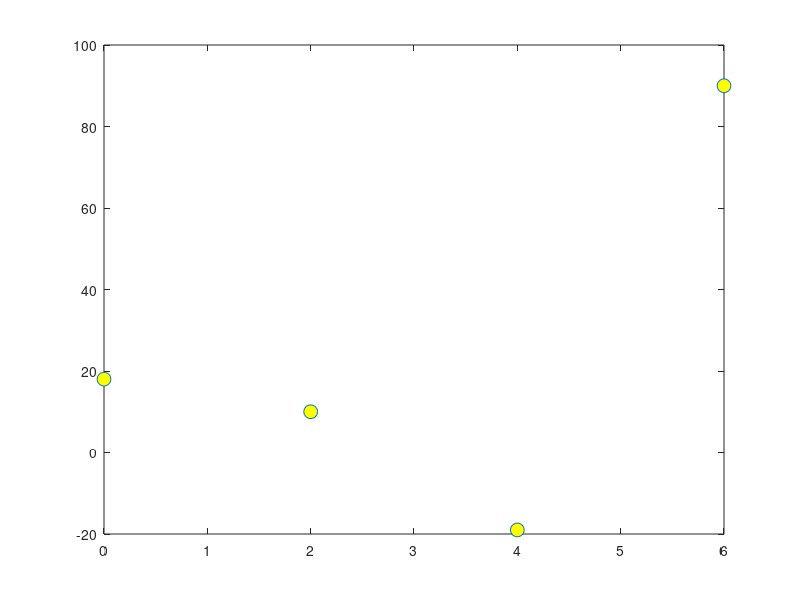

Source code (MATLAB): (Note: this script raises an error after producing the figure.)
X=[0 1 3 6];
Y=[18 10 -19 90];
xmin=0;
xmax=6;
n=3;
X=linspace(xmin,xmax,n+1);


plot(X,Y,"o","MarkerFaceColor","y","MarkerSize",10);
hold on;

%Determinam P_n
%Definim matricea asociata sist.

for i=1:n+1
    for j=1:n+1
        A(i,j)=X(i)^(j-1);
    end
end

% Rezolvam sistemul A*a=Y
a=gaussPivTot(A,Y);
% Det val polinomului intr un pct dat
x=1;
% Calc P_n=a1+a2*x+..+an*x^(n-1)+an+1*x^n
P=0;
for i=1:n+1
    P=P+a(i)*x^(i-1);
end
x_graf=linspace(xmin,xmax,100);
y_graf=linspace(18,90,100)
for i=1:100
    P_graf(i)=0;
    for j=1:n+1
     P_graf(i)=P_graf(i)+a(j)*x_graf(i)^(j-1);
    end
end
for i = 1:length(X)
 plot(X(i), Y(i),"o","LineWidth",2);
 grid on;
 hold on;
 axis equal;
end
plot(X,Y,"--b","LineWidth",3);
plot(x,P, "-r","LineWidth",2);
grid on;
hold on;